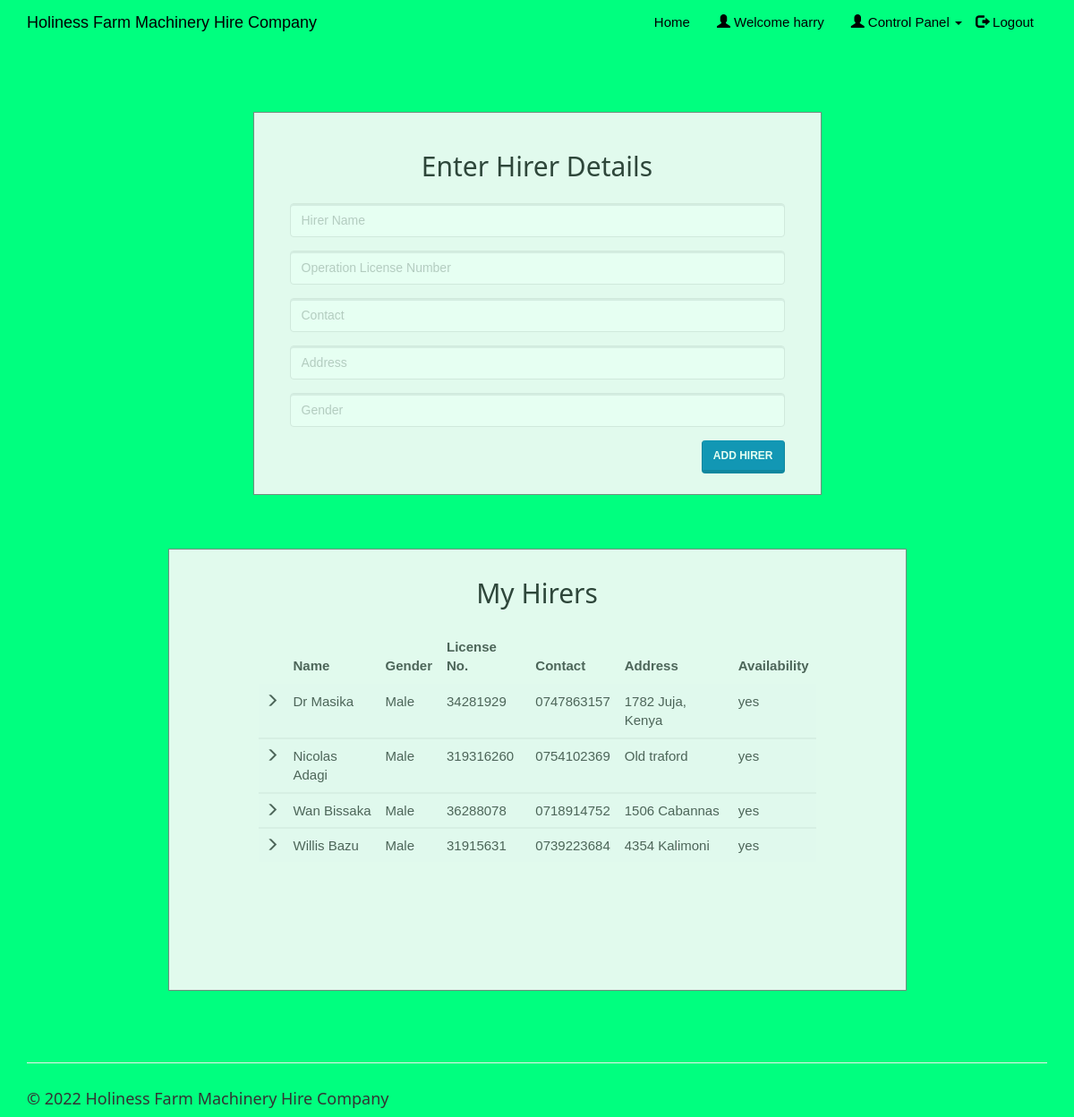
/enterdriver.php (signed in), run on the app's committed database.
### tables this page shows
CREATE TABLE `hirer` (
  `driver_id` int(20) NOT NULL,
  `driver_name` varchar(50) NOT NULL,
  `dl_number` varchar(50) NOT NULL,
  `driver_phone` varchar(15) NOT NULL,
  `driver_address` varchar(50) NOT NULL,
  `driver_gender` varchar(10) NOT NULL,
  `client_username` varchar(50) NOT NULL,
  `driver_availability` varchar(10) NOT NULL
);

### enterdriver.php (the view, shortened to what this page needs)
<!DOCTYPE html>
<html>
<?php
include('session_client.php'); ?>
<head>
<link rel="stylesheet" href="assets/bootstrap/css/bootstrap.min.css">
<link rel="stylesheet" href="assets/fonts/font-awesome.min.css">
    <link rel="stylesheet" href="assets/w3css/w3.css">
<link rel="stylesheet" type="text/css" href="assets/css/customerlogin.css">
<link rel="stylesheet" type="text/css" media="screen" href="assets/css/clientpage.css" />
</head>
<body body style="background-color:springgreen;">
 <nav class="navbar navbar-custom navbar-fixed-top" role="navigation" style="color: black">
        <div class="container">
            <div class="navbar-header">
                <a class="navbar-brand page-scroll" href="index.php">
                   Holiness Farm Machinery Hire Company </a>
            </div>
            <?php
                if(isset($_SESSION['login_client'])){
            ?>
            <div class="collapse navbar-collapse navbar-right navbar-main-collapse">
                <ul class="nav navbar-nav">
                    <li>
                        <a href="index.php">Home</a>
                    </li>
                    <li>
                        <a href="#"><span class="glyphicon glyphicon-user"></span> Welcome <?php echo $_SESSION['login_client']; ?></a>
                    </li>
                    <li>
                    <ul class="nav navbar-nav navbar-right">
            <li><a href="#" class="dropdown-toggle active" data-toggle="dropdown" role="button" aria-haspopup="true" aria-expanded="false"><span class="glyphicon glyphicon-user"></span> Control Panel <span class="caret"></span> </a>
            </li>
          </ul>
                    </li>
                    <li>
                        <a href="logout.php"><span class="glyphicon glyphicon-log-out"></span> Logout</a>
                    </li>
                </ul>
            </div>
            <?php
                }
                ?>
        </div>
    </nav>
    <div class="container" style="margin-top: 65px;" >
    <div class="col-md-7" style="float: none; margin: 0 auto;">
      <div class="form-area">
        <form role="form" action="enterdriver1.php" method="POST">
        <br style="clear: both">
          <h3 style="margin-bottom: 25px; text-align: center; font-size: 30px;"> Enter Hirer Details </h3>
          <div class="form-group">
            <input type="text" class="form-control" id="driver_name" name="driver_name" placeholder="Hirer Name " required autofocus="">
          </div>
          <div class="form-group">
            <input type="text" class="form-control" id="dl_number" name="dl_number" placeholder="Operation License Number" required>
          </div>
          <div class="form-group">
            <input type="text" class="form-control" id="driver_phone" name="driver_phone" placeholder="Contact" required>
          </div>
          <div class="form-group">
            <input type="text" class="form-control" id="driver_address" name="driver_address" placeholder="Address" required>
          </div>
          <div class="form-group">
            <input type="text" class="form-control" id="driver_gender" name="driver_gender" placeholder="Gender" required>
          </div>
           <button type="submit" id="submit" name="submit" class="btn btn-primary pull-right"> Add Hirer</button>
        </form>
      </div>
    </div>
    <div class="col-md-9" style="float: none; margin: 0 auto;">
    <div class="form-area" style="padding: 0px 100px 100px 100px;">
        <form action="" method="POST">
        <br style="clear: both">
          <h3 style="margin-bottom: 25px; text-align: center; font-size: 30px;"> My Hirers</h3>
<?php
$user_check=$_SESSION['login_client'];
$sql = "SELECT * FROM hirer d WHERE d.client_username='$user_check' ORDER BY driver_name";
$result = mysqli_query($conn, $sql);
if (mysqli_num_rows($result) > 0) {
  ?>
  <table class="table table-striped">
    <thead class="thead-dark">
      <tr>
        <th>     </th>
        <th> Name</th>
        <th> Gender </th>
        <th> License No. </th>
        <th> Contact </th>
        <th> Address </th>
        <th> Availability </th>
      </tr>
    </thead>
    <?PHP
      while($row = mysqli_fetch_assoc($result)){
    ?>
  <tbody>
    <tr>
      <td> <span class="glyphicon glyphicon-menu-right"></span> </td>
      <td><?php echo $row["driver_name"]; ?></td>
      <td><?php echo $row["driver_gender"]; ?></td>
      <td><?php echo $row["dl_number"]; ?></td>
      <td><?php echo $row["driver_phone"]; ?></td>
      <td><?php echo $row["driver_address"]; ?></td>
      <td><?php echo $row["driver_availability"]; ?></td>
    </tr>
  </tbody>
  <?php } ?>
  </table>
    <br>
  <?php } else { ?>
  <h4><center>0 Hirers available</center> </h4>
  <?php } ?>
        </form>
</div>
        </div>
    </div>
</body>
<footer class="site-footer">
        <div class="container">
            <hr>
            <div class="row">
                <div class="col-sm-6">
                    <h5>© <?php echo date("Y"); ?> Holiness Farm Machinery Hire Company</h5>
                </div>
            </div>
        </div>
    </footer>
</html>

### assets/w3css/w3.css (style rules this page uses)
*,*:before,*:after { box-sizing:inherit }
html { -ms-text-size-adjust:100%;-webkit-text-size-adjust:100% }
body { margin:0 }
article,aside,details,figcaption,figure,footer,header,main,menu,nav,section,summary { display:block }
a { background-color:transparent;-webkit-text-decoration-skip:objects }
hr { box-sizing:content-box;height:0;overflow:visible }
button,input,select,textarea { font:inherit;margin:0 }
button,input { overflow:visible }
button,select { text-transform:none }
button,html [type=button],[type=reset],[type=submit] { -webkit-appearance:button }
html,body { font-family:Verdana,sans-serif;font-size:15px;line-height:1.5 }
html { overflow-x:hidden }
h3 { font-size:24px }
h5 { font-size:18px }
h1,h2,h3,h4,h5,h6 { font-family:"Segoe UI",Arial,sans-serif;font-weight:400;margin:10px 0 }
hr { border:0;border-top:1px solid #eee;margin:20px 0 }
a { color:inherit }

### assets/css/customerlogin.css (style rules this page uses)
body, html { height: 100%; }
body { padding-top: 50px; background-size: 100%; }
footer { display: block; }

### data on the page
hirer: driver_name "Dr Masika", driver_gender "Male", dl_number "34281929", driver_phone "0747863157", driver_address "1782 Juja, Kenya", driver_availability "yes"
hirer: driver_name "Nicolas Adagi", driver_gender "Male", dl_number "319316260", driver_phone "0754102369", driver_address "Old traford", driver_availability "yes"
hirer: driver_name "Wan Bissaka", driver_gender "Male", dl_number "36288078", driver_phone "0718914752", driver_address "1506 Cabannas", driver_availability "yes"
hirer: driver_name "Willis Bazu", driver_gender "Male", dl_number "31915631", driver_phone "0739223684", driver_address "4354 Kalimoni", driver_availability "yes"

### other printed values
$_SESSION['login_client'] "harry"
